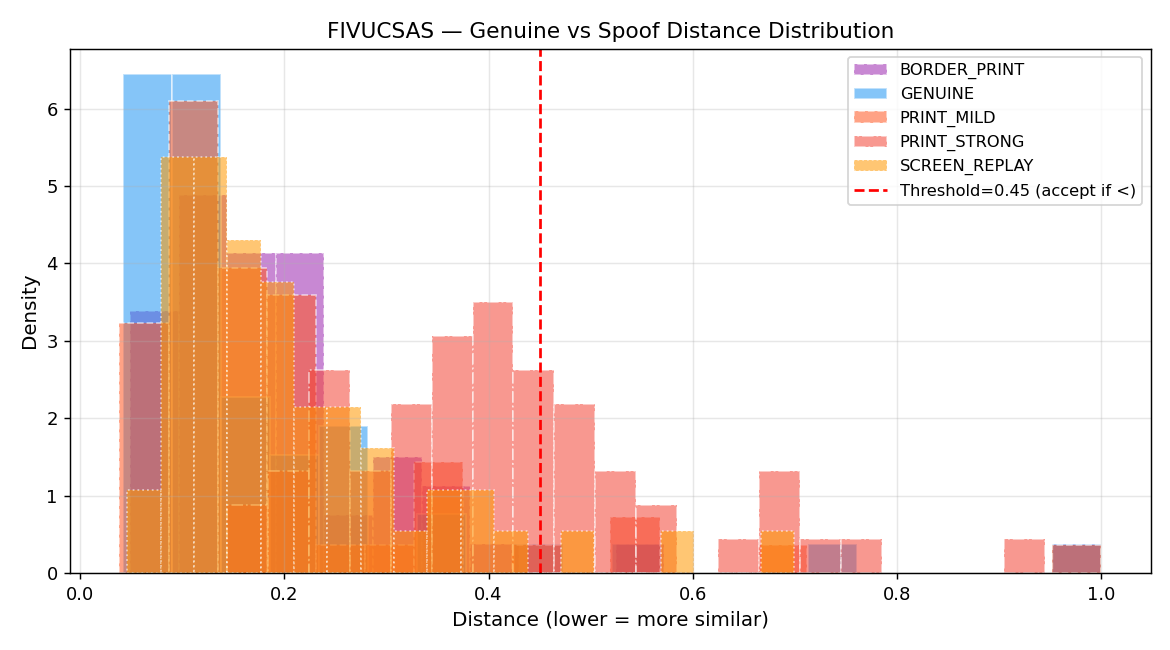
#> input picture fivucsas-test/04_liveness_spoofing/score_distribution.png, 1170 x 650 px
$ python -i test_synthetic_spoof.py   (imports and definitions only)
#> lines starting #> are read from the running program, lines starting #| are printed output that depends on the picture
#> further down, picture is the input picture: PIL image 1170x650 RGBA; mean R, G, B, A 244.5, 227.4, 219.9, 255
"""
Step 04b — Synthetic Spoof Attack Test (FIVUCSAS)

Strategy
--------
We take real enrolled faces from the lfw-test tenant and create synthetic
spoof versions using Pillow. Each spoof image simulates a different real-world
presentation attack, then we send it to /api/v1/verify to see if the system
accepts it.

Attack types
------------
  PRINT_MILD    : JPEG recompress q=70 + light blur  (weak printer, close range)
  PRINT_STRONG  : JPEG recompress q=45 + heavier blur + vignette  (crumpled/far print)
  SCREEN_REPLAY : scan-line overlay + warm color shift + recompress  (phone screen replay)
  BORDER_PRINT  : print + white border frame  (photo held up to camera)

Metrics
-------
  APCER (Attack Presentation Classification Error Rate)
      = accepted spoof attacks / total spoof attempts
      Low is good. 0 means every spoof was rejected.

  BPCER (Bona Fide Presentation Classification Error Rate)
      = rejected genuine images / total genuine attempts
      We include this as a sanity check using real images.

  Score distributions: plot genuine vs attack score histograms.

Outputs
-------
  spoof_results.csv        per-image: attack type, verified, distance
  spoof_summary.txt        APCER/BPCER per attack type + overall
  score_distribution.png   histogram of genuine vs attack distances
  spoof_attacks/           sample generated spoof images (first 5 per type)
"""
import csv
import io
import json
import os
import random
import time
from concurrent.futures import ThreadPoolExecutor, as_completed
from pathlib import Path

import requests
from PIL import Image, ImageFilter

# ---------- CONFIG ----------
API_BASE       = "http://localhost:8001"
DATASET        = Path(r"C:\Users\hp\Documents\GitHub\Dataset\lfw-deepfunneled")
ENROLL_CSV     = Path(__file__).parent.parent / "01_bulk_enroll" / "enroll_results.csv"
TENANT         = "lfw-test"

N_USERS        = 60      # how many enrolled users to attack
ATTACKS_PER_USER = 1     # spoof attempts per attack type per user (keep 1 for speed)
GENUINE_PER_USER = 1     # genuine verify calls per user (for BPCER baseline)
WORKERS        = 4
TIMEOUT        = 30
SEED           = 42

OUT_DIR        = Path(__file__).parent
SAMPLE_DIR     = OUT_DIR / "spoof_attacks"
OUT_CSV        = OUT_DIR / "spoof_results.csv"
OUT_SUM        = OUT_DIR / "spoof_summary.txt"
OUT_PLOT       = OUT_DIR / "score_distribution.png"
# ----------------------------

# [2 lines not run here, left out]


# ───────────────────────────────────────────────
# 1. ATTACK GENERATORS
# ───────────────────────────────────────────────

# [32 lines left out: functions attack_print_mild, attack_print_strong, not called in this run]


def attack_screen_replay(img: Image.Image) -> Image.Image:
    """Screen replay: scan lines + warm color shift + JPEG recompress."""
    img = img.convert("RGB")
    pixels = img.load()
    w, h = img.size
#> w = 1170; h = 650
    # Horizontal scan lines every 3 rows — reduce brightness by 12%
    for y in range(0, h, 3):
        for x in range(w):
            r, g, b = pixels[x, y]
            pixels[x, y] = (int(r * 0.88), int(g * 0.88), int(b * 0.88))
    # Warm color shift (boost red slightly, reduce blue slightly)
    from PIL import ImageEnhance
    r_ch, g_ch, b_ch = img.split()
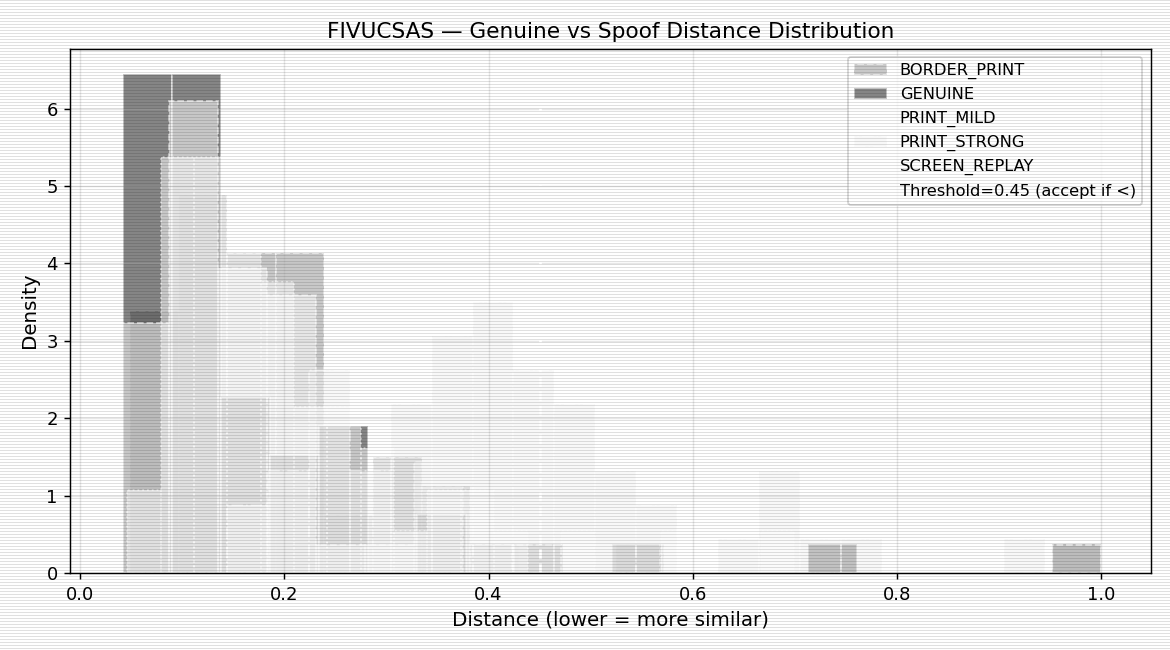
#> r_ch: PIL image 1170x650 L; min 0, max 255, mean 234.6
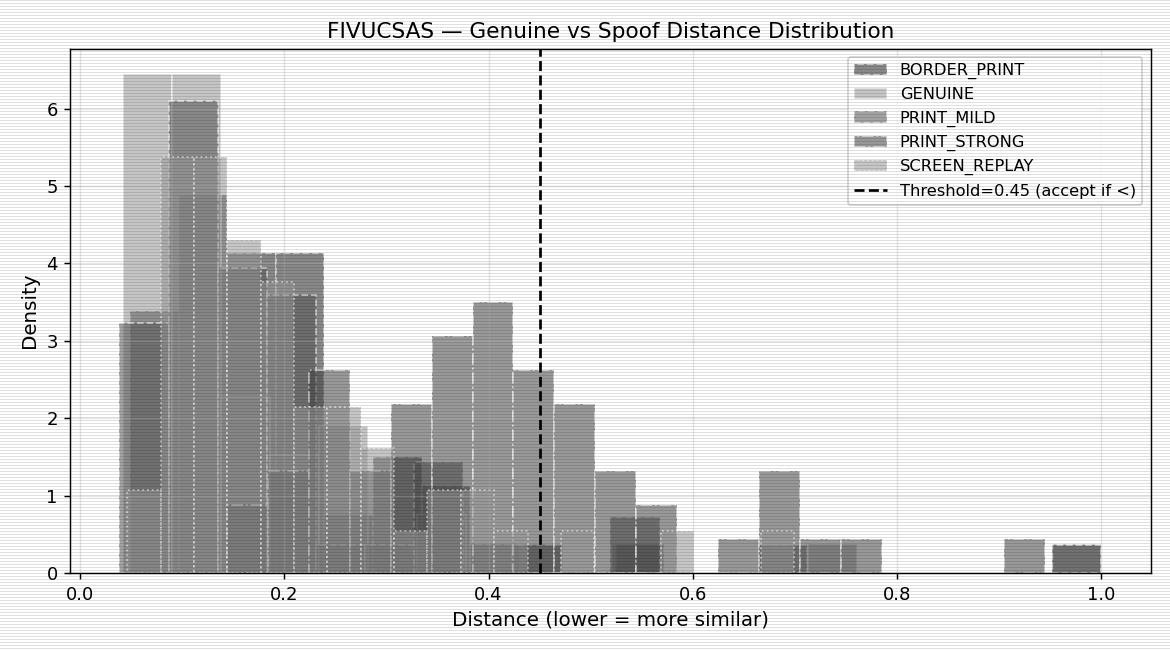
#> g_ch: PIL image 1170x650 L; min 0, max 255, mean 218.1
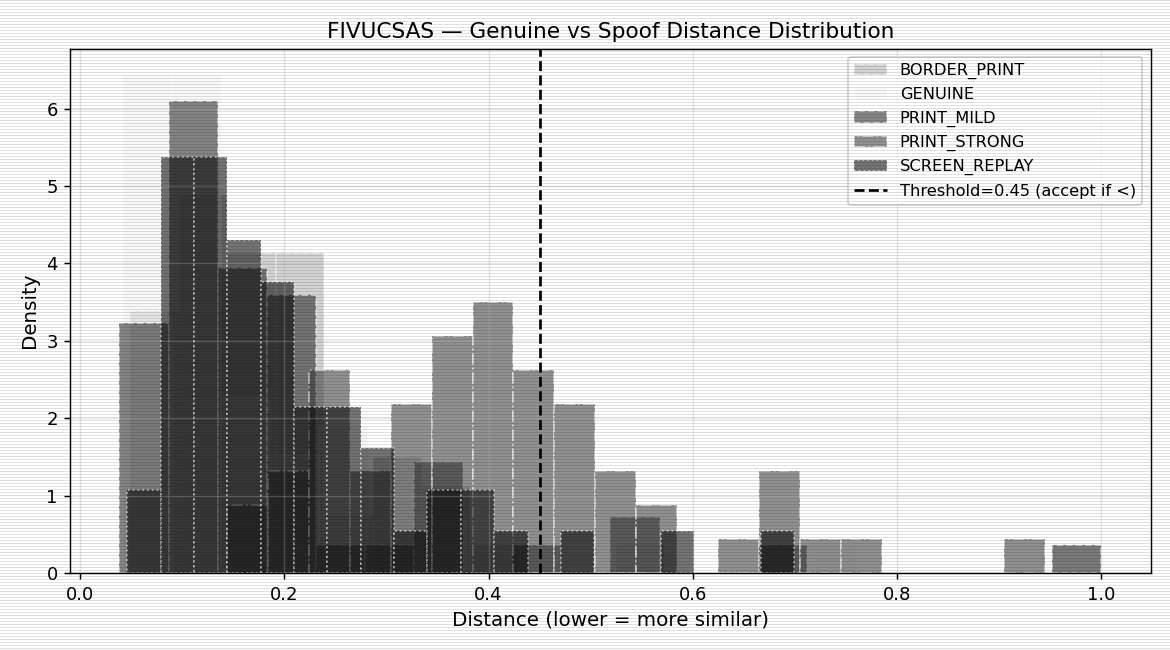
#> b_ch: PIL image 1170x650 L; min 0, max 255, mean 211
    r_ch = r_ch.point(lambda p: min(255, int(p * 1.06)))
    b_ch = b_ch.point(lambda p: int(p * 0.92))
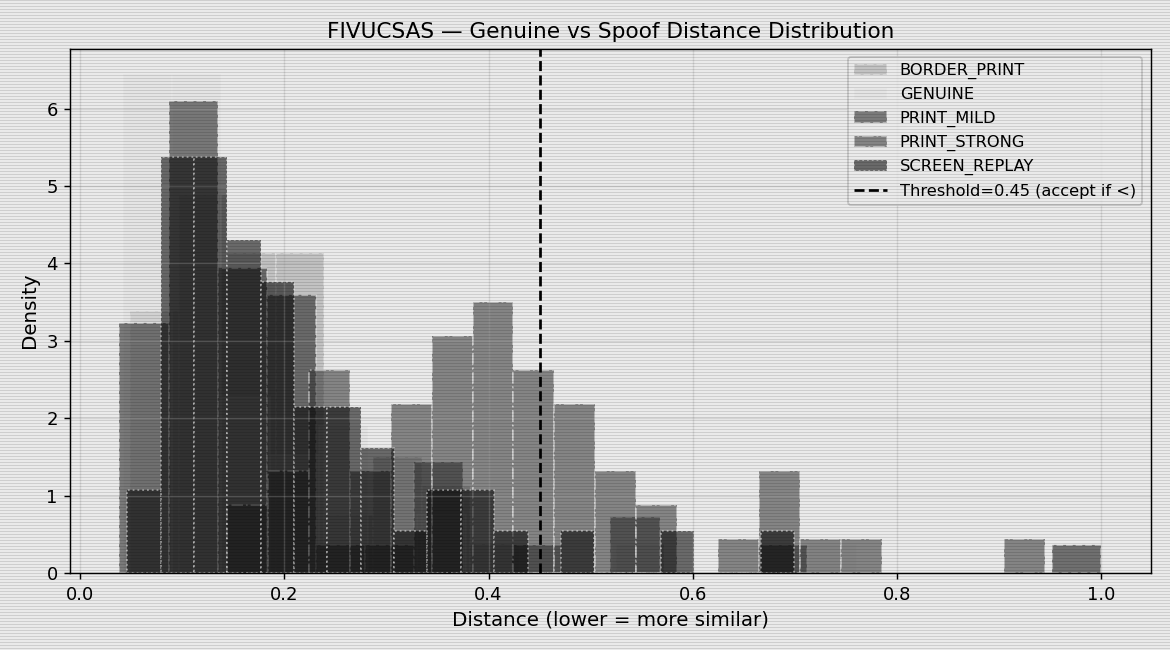
#> b_ch: PIL image 1170x650 L; min 0, max 234, mean 193.6
    img = Image.merge("RGB", (r_ch, g_ch, b_ch))
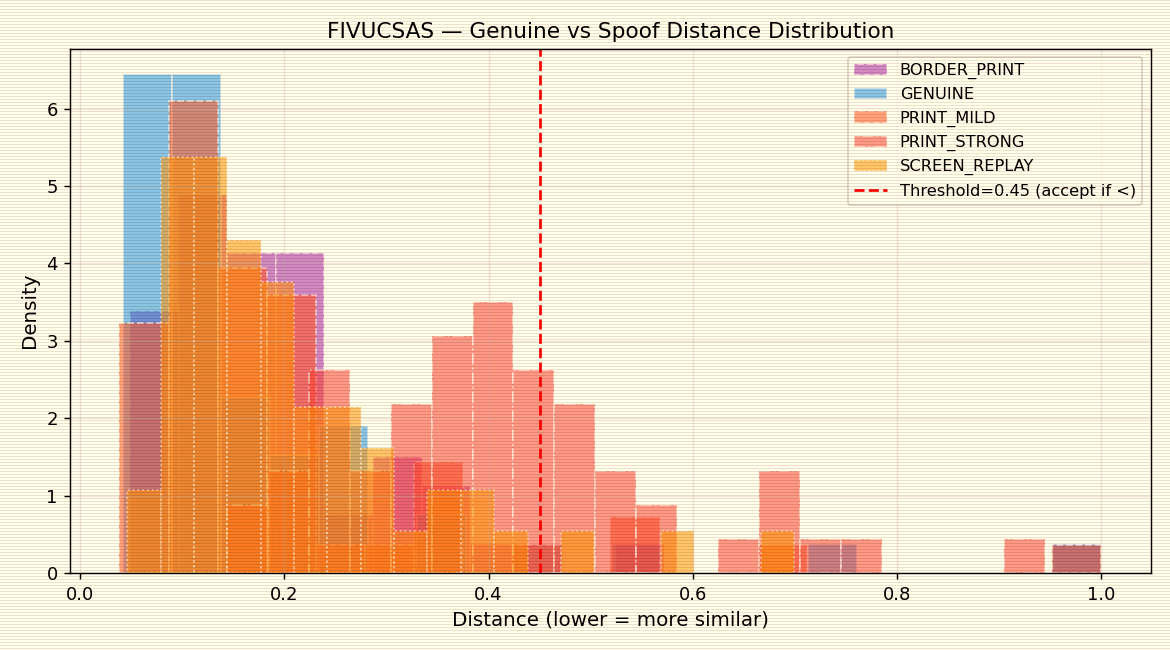
#> img: PIL image 1170x650 RGB; mean R, G, B 240.4, 218.1, 193.6
    # Slight blur (monitor pixel bleed)
    img = img.filter(ImageFilter.GaussianBlur(radius=0.4))
    buf = io.BytesIO()
    img.save(buf, format="JPEG", quality=75)
    buf.seek(0)
    return Image.open(buf).copy()


# [13 lines left out: function attack_border_print, not called in this run]


ATTACK_TYPES = {
    "PRINT_MILD":    attack_print_mild,
    "PRINT_STRONG":  attack_print_strong,
    "SCREEN_REPLAY": attack_screen_replay,
    "BORDER_PRINT":  attack_border_print,
}


# ───────────────────────────────────────────────
# 2. DATA LOADING
# ───────────────────────────────────────────────

# [278 lines left out: functions load_enrolled_users, do_verify, img_to_buf, run_tests, compute_apcer_bpcer, write_csv and 3 more, not called in this run]


# [2 lines not run here, left out]

>>> from PIL import Image
>>> picture = Image.open('score_distribution.png')
>>> result = attack_screen_replay(picture)
